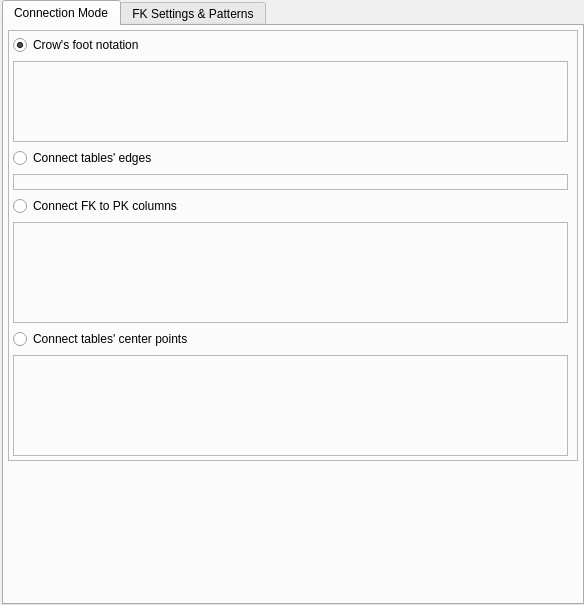
<?xml version="1.0" encoding="UTF-8"?>
<ui version="4.0">
 <class>RelationshipConfigWidget</class>
 <widget class="QWidget" name="RelationshipConfigWidget">
  <property name="geometry">
   <rect>
    <x>0</x>
    <y>0</y>
    <width>584</width>
    <height>605</height>
   </rect>
  </property>
  <property name="minimumSize">
   <size>
    <width>577</width>
    <height>410</height>
   </size>
  </property>
  <property name="windowTitle">
   <string>Form</string>
  </property>
  <layout class="QVBoxLayout" name="verticalLayout_3">
   <property name="spacing">
    <number>8</number>
   </property>
   <property name="leftMargin">
    <number>2</number>
   </property>
   <property name="topMargin">
    <number>0</number>
   </property>
   <property name="rightMargin">
    <number>0</number>
   </property>
   <property name="bottomMargin">
    <number>0</number>
   </property>
   <item>
    <widget class="QTabWidget" name="settings_twg">
     <property name="currentIndex">
      <number>0</number>
     </property>
     <widget class="QWidget" name="tab">
      <attribute name="title">
       <string>Connection Mode</string>
      </attribute>
      <layout class="QGridLayout" name="gridLayout_3">
       <property name="leftMargin">
        <number>4</number>
       </property>
       <property name="topMargin">
        <number>4</number>
       </property>
       <property name="rightMargin">
        <number>4</number>
       </property>
       <property name="bottomMargin">
        <number>4</number>
       </property>
       <item row="0" column="0">
        <widget class="QFrame" name="frame">
         <property name="sizePolicy">
          <sizepolicy hsizetype="Expanding" vsizetype="Preferred">
           <horstretch>0</horstretch>
           <verstretch>0</verstretch>
          </sizepolicy>
         </property>
         <property name="frameShape">
          <enum>QFrame::StyledPanel</enum>
         </property>
         <layout class="QVBoxLayout" name="verticalLayout">
          <property name="leftMargin">
           <number>4</number>
          </property>
          <property name="topMargin">
           <number>4</number>
          </property>
          <property name="rightMargin">
           <number>4</number>
          </property>
          <property name="bottomMargin">
           <number>4</number>
          </property>
          <item>
           <layout class="QGridLayout" name="gridLayout_6">
            <item row="1" column="0" colspan="2">
             <widget class="QLabel" name="crows_foot_lbl">
              <property name="enabled">
               <bool>true</bool>
              </property>
              <property name="sizePolicy">
               <sizepolicy hsizetype="Fixed" vsizetype="Fixed">
                <horstretch>0</horstretch>
                <verstretch>0</verstretch>
               </sizepolicy>
              </property>
              <property name="minimumSize">
               <size>
                <width>555</width>
                <height>81</height>
               </size>
              </property>
              <property name="maximumSize">
               <size>
                <width>555</width>
                <height>81</height>
               </size>
              </property>
              <property name="frameShape">
               <enum>QFrame::StyledPanel</enum>
              </property>
              <property name="frameShadow">
               <enum>QFrame::Sunken</enum>
              </property>
              <property name="text">
               <string/>
              </property>
              <property name="textFormat">
               <enum>Qt::PlainText</enum>
              </property>
              <property name="pixmap">
               <pixmap resource="../res/resources.qrc">:/images/images/crows_foot_notation.png</pixmap>
              </property>
              <property name="textInteractionFlags">
               <set>Qt::NoTextInteraction</set>
              </property>
             </widget>
            </item>
            <item row="0" column="0" colspan="2">
             <widget class="QRadioButton" name="crows_foot_rb">
              <property name="sizePolicy">
               <sizepolicy hsizetype="Expanding" vsizetype="Fixed">
                <horstretch>0</horstretch>
                <verstretch>0</verstretch>
               </sizepolicy>
              </property>
              <property name="toolTip">
               <string>&lt;p&gt;This mode renders the relationships in crow's foot notation which has a better semantics and readability. It also determines the optimal point where the relationship is connected on the tables' edges taking their position into account.&lt;/p&gt;</string>
              </property>
              <property name="statusTip">
               <string/>
              </property>
              <property name="text">
               <string>Crow's foot notation</string>
              </property>
              <property name="checked">
               <bool>true</bool>
              </property>
              <property name="autoRepeat">
               <bool>true</bool>
              </property>
              <property name="autoExclusive">
               <bool>true</bool>
              </property>
             </widget>
            </item>
           </layout>
          </item>
          <item>
           <layout class="QGridLayout" name="gridLayout_7">
            <item row="1" column="0" colspan="3">
             <widget class="QLabel" name="conn_tab_edges_lbl">
              <property name="enabled">
               <bool>false</bool>
              </property>
              <property name="sizePolicy">
               <sizepolicy hsizetype="Fixed" vsizetype="Fixed">
                <horstretch>0</horstretch>
                <verstretch>0</verstretch>
               </sizepolicy>
              </property>
              <property name="minimumSize">
               <size>
                <width>0</width>
                <height>0</height>
               </size>
              </property>
              <property name="maximumSize">
               <size>
                <width>555</width>
                <height>16777215</height>
               </size>
              </property>
              <property name="frameShape">
               <enum>QFrame::StyledPanel</enum>
              </property>
              <property name="frameShadow">
               <enum>QFrame::Sunken</enum>
              </property>
              <property name="text">
               <string/>
              </property>
              <property name="textFormat">
               <enum>Qt::PlainText</enum>
              </property>
              <property name="pixmap">
               <pixmap resource="../res/resources.qrc">:/images/images/rel_tab_edges.png</pixmap>
              </property>
              <property name="textInteractionFlags">
               <set>Qt::NoTextInteraction</set>
              </property>
             </widget>
            </item>
            <item row="0" column="0" colspan="3">
             <widget class="QRadioButton" name="tab_edges_rb">
              <property name="sizePolicy">
               <sizepolicy hsizetype="Expanding" vsizetype="Fixed">
                <horstretch>0</horstretch>
                <verstretch>0</verstretch>
               </sizepolicy>
              </property>
              <property name="toolTip">
               <string>&lt;p&gt;This mode determines the optimal point where the relationship is connected on the tables' edges taking their position into account. It implies the usage of the classical ER notation.&lt;/p&gt;</string>
              </property>
              <property name="statusTip">
               <string/>
              </property>
              <property name="text">
               <string>Connect tables' edges</string>
              </property>
              <property name="autoRepeat">
               <bool>true</bool>
              </property>
             </widget>
            </item>
           </layout>
          </item>
          <item>
           <layout class="QGridLayout" name="gridLayout">
            <item row="1" column="0" colspan="3">
             <widget class="QLabel" name="conn_fk_pk_lbl">
              <property name="enabled">
               <bool>false</bool>
              </property>
              <property name="sizePolicy">
               <sizepolicy hsizetype="Fixed" vsizetype="Fixed">
                <horstretch>0</horstretch>
                <verstretch>0</verstretch>
               </sizepolicy>
              </property>
              <property name="minimumSize">
               <size>
                <width>0</width>
                <height>101</height>
               </size>
              </property>
              <property name="maximumSize">
               <size>
                <width>555</width>
                <height>101</height>
               </size>
              </property>
              <property name="frameShape">
               <enum>QFrame::StyledPanel</enum>
              </property>
              <property name="frameShadow">
               <enum>QFrame::Sunken</enum>
              </property>
              <property name="text">
               <string/>
              </property>
              <property name="textFormat">
               <enum>Qt::PlainText</enum>
              </property>
              <property name="pixmap">
               <pixmap resource="../res/resources.qrc">:/images/images/rel_fk_to_pk.png</pixmap>
              </property>
              <property name="textInteractionFlags">
               <set>Qt::NoTextInteraction</set>
              </property>
             </widget>
            </item>
            <item row="0" column="0" colspan="3">
             <widget class="QRadioButton" name="fk_to_pk_rb">
              <property name="sizePolicy">
               <sizepolicy hsizetype="Expanding" vsizetype="Fixed">
                <horstretch>0</horstretch>
                <verstretch>0</verstretch>
               </sizepolicy>
              </property>
              <property name="toolTip">
               <string>This mode is available only for &lt;strong&gt;one-to-one&lt;/strong&gt;, &lt;strong&gt;one-to-many&lt;/strong&gt; and &lt;strong&gt;fk relationships&lt;/strong&gt; but provides a better semantics when linking tables by placing the lines on the exact point where the relationship occurs. It implies the usage of the classical ER notation.</string>
              </property>
              <property name="statusTip">
               <string/>
              </property>
              <property name="text">
               <string>Connect FK to PK columns</string>
              </property>
              <property name="checked">
               <bool>false</bool>
              </property>
              <property name="autoRepeat">
               <bool>true</bool>
              </property>
             </widget>
            </item>
           </layout>
          </item>
          <item>
           <layout class="QGridLayout" name="gridLayout_4">
            <item row="1" column="0" colspan="3">
             <widget class="QLabel" name="conn_cnt_pnts_lbl">
              <property name="enabled">
               <bool>false</bool>
              </property>
              <property name="sizePolicy">
               <sizepolicy hsizetype="Fixed" vsizetype="Fixed">
                <horstretch>0</horstretch>
                <verstretch>0</verstretch>
               </sizepolicy>
              </property>
              <property name="minimumSize">
               <size>
                <width>0</width>
                <height>101</height>
               </size>
              </property>
              <property name="maximumSize">
               <size>
                <width>555</width>
                <height>101</height>
               </size>
              </property>
              <property name="frameShape">
               <enum>QFrame::StyledPanel</enum>
              </property>
              <property name="frameShadow">
               <enum>QFrame::Sunken</enum>
              </property>
              <property name="text">
               <string/>
              </property>
              <property name="textFormat">
               <enum>Qt::PlainText</enum>
              </property>
              <property name="pixmap">
               <pixmap resource="../res/resources.qrc">:/images/images/rel_center_pnts.png</pixmap>
              </property>
              <property name="textInteractionFlags">
               <set>Qt::NoTextInteraction</set>
              </property>
             </widget>
            </item>
            <item row="0" column="0" colspan="3">
             <widget class="QRadioButton" name="center_pnts_rb">
              <property name="sizePolicy">
               <sizepolicy hsizetype="Expanding" vsizetype="Fixed">
                <horstretch>0</horstretch>
                <verstretch>0</verstretch>
               </sizepolicy>
              </property>
              <property name="toolTip">
               <string>&lt;p&gt;This mode is the classical one. It connects the relationship to tables through their central points. It implies the usage of the classical ER notation.&lt;/p&gt;</string>
              </property>
              <property name="statusTip">
               <string/>
              </property>
              <property name="text">
               <string>Connect tables' center points</string>
              </property>
              <property name="autoRepeat">
               <bool>true</bool>
              </property>
             </widget>
            </item>
           </layout>
          </item>
         </layout>
        </widget>
       </item>
       <item row="1" column="0">
        <spacer name="verticalSpacer">
         <property name="orientation">
          <enum>Qt::Vertical</enum>
         </property>
         <property name="sizeHint" stdset="0">
          <size>
           <width>20</width>
           <height>40</height>
          </size>
         </property>
        </spacer>
       </item>
      </layout>
     </widget>
     <widget class="QWidget" name="tab_2">
      <attribute name="title">
       <string>FK Settings &amp;&amp; Patterns</string>
      </attribute>
      <layout class="QVBoxLayout" name="verticalLayout_4">
       <property name="leftMargin">
        <number>4</number>
       </property>
       <property name="topMargin">
        <number>4</number>
       </property>
       <property name="rightMargin">
        <number>4</number>
       </property>
       <property name="bottomMargin">
        <number>4</number>
       </property>
       <item>
        <widget class="QGroupBox" name="foreign_key_gb">
         <property name="sizePolicy">
          <sizepolicy hsizetype="Expanding" vsizetype="Fixed">
           <horstretch>0</horstretch>
           <verstretch>0</verstretch>
          </sizepolicy>
         </property>
         <property name="title">
          <string>Foreign key settings</string>
         </property>
         <property name="checkable">
          <bool>false</bool>
         </property>
         <property name="checked">
          <bool>false</bool>
         </property>
         <layout class="QGridLayout" name="gridLayout_2">
          <property name="leftMargin">
           <number>4</number>
          </property>
          <property name="topMargin">
           <number>4</number>
          </property>
          <property name="rightMargin">
           <number>4</number>
          </property>
          <property name="bottomMargin">
           <number>4</number>
          </property>
          <property name="spacing">
           <number>6</number>
          </property>
          <item row="0" column="2">
           <widget class="QLabel" name="deferral_lbl">
            <property name="enabled">
             <bool>false</bool>
            </property>
            <property name="sizePolicy">
             <sizepolicy hsizetype="Preferred" vsizetype="Fixed">
              <horstretch>0</horstretch>
              <verstretch>0</verstretch>
             </sizepolicy>
            </property>
            <property name="minimumSize">
             <size>
              <width>0</width>
              <height>0</height>
             </size>
            </property>
            <property name="maximumSize">
             <size>
              <width>16777215</width>
              <height>16777215</height>
             </size>
            </property>
            <property name="text">
             <string>Deferral:</string>
            </property>
           </widget>
          </item>
          <item row="0" column="0">
           <widget class="QLabel" name="deferrable_lbl">
            <property name="sizePolicy">
             <sizepolicy hsizetype="Preferred" vsizetype="Fixed">
              <horstretch>0</horstretch>
              <verstretch>0</verstretch>
             </sizepolicy>
            </property>
            <property name="minimumSize">
             <size>
              <width>90</width>
              <height>0</height>
             </size>
            </property>
            <property name="maximumSize">
             <size>
              <width>90</width>
              <height>16777215</height>
             </size>
            </property>
            <property name="text">
             <string>Deferrable:</string>
            </property>
           </widget>
          </item>
          <item row="0" column="1">
           <widget class="QCheckBox" name="deferrable_chk">
            <property name="sizePolicy">
             <sizepolicy hsizetype="Expanding" vsizetype="Fixed">
              <horstretch>0</horstretch>
              <verstretch>0</verstretch>
             </sizepolicy>
            </property>
            <property name="minimumSize">
             <size>
              <width>0</width>
              <height>0</height>
             </size>
            </property>
            <property name="maximumSize">
             <size>
              <width>16777215</width>
              <height>16777215</height>
             </size>
            </property>
            <property name="text">
             <string/>
            </property>
           </widget>
          </item>
          <item row="0" column="3">
           <widget class="QComboBox" name="deferral_cmb">
            <property name="enabled">
             <bool>false</bool>
            </property>
            <property name="sizePolicy">
             <sizepolicy hsizetype="Expanding" vsizetype="Fixed">
              <horstretch>0</horstretch>
              <verstretch>0</verstretch>
             </sizepolicy>
            </property>
            <property name="minimumSize">
             <size>
              <width>0</width>
              <height>0</height>
             </size>
            </property>
            <property name="maximumSize">
             <size>
              <width>16777215</width>
              <height>16777215</height>
             </size>
            </property>
            <property name="sizeAdjustPolicy">
             <enum>QComboBox::AdjustToContents</enum>
            </property>
           </widget>
          </item>
          <item row="1" column="0">
           <widget class="QLabel" name="on_delete_lbl">
            <property name="text">
             <string>ON DELETE:</string>
            </property>
           </widget>
          </item>
          <item row="1" column="3">
           <widget class="QComboBox" name="upd_action_cmb"/>
          </item>
          <item row="1" column="1">
           <widget class="QComboBox" name="del_action_cmb"/>
          </item>
          <item row="1" column="2">
           <widget class="QLabel" name="on_update_lbl">
            <property name="text">
             <string>ON UPDATE:</string>
            </property>
           </widget>
          </item>
         </layout>
        </widget>
       </item>
       <item>
        <widget class="QGroupBox" name="name_patterns_grp">
         <property name="sizePolicy">
          <sizepolicy hsizetype="Expanding" vsizetype="Fixed">
           <horstretch>0</horstretch>
           <verstretch>0</verstretch>
          </sizepolicy>
         </property>
         <property name="font">
          <font>
           <italic>false</italic>
          </font>
         </property>
         <property name="title">
          <string>Name patterns</string>
         </property>
         <property name="checkable">
          <bool>false</bool>
         </property>
         <layout class="QGridLayout" name="gridLayout_5">
          <property name="leftMargin">
           <number>4</number>
          </property>
          <property name="topMargin">
           <number>4</number>
          </property>
          <property name="rightMargin">
           <number>4</number>
          </property>
          <property name="bottomMargin">
           <number>4</number>
          </property>
          <item row="2" column="0">
           <widget class="QLabel" name="src_fk_pattern_lbl">
            <property name="toolTip">
             <string>Pattern for foreign key generated based upon reference table's pk (1-1 and 1-n) or based upon source table's pk (n-n).</string>
            </property>
            <property name="text">
             <string>Foreign Key (Source):</string>
            </property>
           </widget>
          </item>
          <item row="0" column="0">
           <widget class="QLabel" name="label">
            <property name="text">
             <string>Relationship type:</string>
            </property>
           </widget>
          </item>
          <item row="1" column="2">
           <widget class="QLabel" name="dst_col_pattern_lbl">
            <property name="toolTip">
             <string>Pattern for columns generated based upon target table's pk (n-n).</string>
            </property>
            <property name="text">
             <string>Column (Target):</string>
            </property>
           </widget>
          </item>
          <item row="0" column="1">
           <widget class="QComboBox" name="rel_type_cmb"/>
          </item>
          <item row="1" column="0">
           <widget class="QLabel" name="src_col_pattern_lbl">
            <property name="toolTip">
             <string>Pattern for columns generated based upon reference table's pk (1-1 and 1-n) or based upon source table's pk (n-n).</string>
            </property>
            <property name="text">
             <string>Column (Source):</string>
            </property>
           </widget>
          </item>
          <item row="2" column="2">
           <widget class="QLabel" name="dst_fk_pattern_lbl">
            <property name="toolTip">
             <string>Pattern for foreign key generated based upon target table's pk (n-n).</string>
            </property>
            <property name="text">
             <string>Foreign Key (Target):</string>
            </property>
           </widget>
          </item>
          <item row="3" column="2">
           <widget class="QLabel" name="uq_pattern_lbl">
            <property name="toolTip">
             <string>Pattern for unique key generated by the relationship.</string>
            </property>
            <property name="text">
             <string>Unique Key Name:</string>
            </property>
           </widget>
          </item>
          <item row="3" column="0">
           <widget class="QLabel" name="pk_pattern_lbl">
            <property name="toolTip">
             <string>Pattern for primary key generated by identifier relationship.</string>
            </property>
            <property name="text">
             <string>Primary Key Name:</string>
            </property>
           </widget>
          </item>
          <item row="4" column="0">
           <widget class="QLabel" name="pk_col_pattern_lbl">
            <property name="toolTip">
             <string>Pattern for primary key generated by identifier relationship.</string>
            </property>
            <property name="text">
             <string>Primary Key Column:</string>
            </property>
           </widget>
          </item>
          <item row="1" column="1">
           <widget class="QPlainTextEdit" name="src_col_pattern_txt">
            <property name="sizePolicy">
             <sizepolicy hsizetype="Expanding" vsizetype="Fixed">
              <horstretch>0</horstretch>
              <verstretch>0</verstretch>
             </sizepolicy>
            </property>
            <property name="minimumSize">
             <size>
              <width>0</width>
              <height>0</height>
             </size>
            </property>
            <property name="maximumSize">
             <size>
              <width>16777215</width>
              <height>16777215</height>
             </size>
            </property>
            <property name="verticalScrollBarPolicy">
             <enum>Qt::ScrollBarAlwaysOff</enum>
            </property>
            <property name="horizontalScrollBarPolicy">
             <enum>Qt::ScrollBarAlwaysOff</enum>
            </property>
           </widget>
          </item>
          <item row="2" column="1">
           <widget class="QPlainTextEdit" name="src_fk_pattern_txt">
            <property name="sizePolicy">
             <sizepolicy hsizetype="Expanding" vsizetype="Fixed">
              <horstretch>0</horstretch>
              <verstretch>0</verstretch>
             </sizepolicy>
            </property>
            <property name="minimumSize">
             <size>
              <width>0</width>
              <height>0</height>
             </size>
            </property>
            <property name="maximumSize">
             <size>
              <width>16777215</width>
              <height>16777215</height>
             </size>
            </property>
            <property name="verticalScrollBarPolicy">
             <enum>Qt::ScrollBarAlwaysOff</enum>
            </property>
            <property name="horizontalScrollBarPolicy">
             <enum>Qt::ScrollBarAlwaysOff</enum>
            </property>
           </widget>
          </item>
          <item row="3" column="1">
           <widget class="QPlainTextEdit" name="pk_pattern_txt">
            <property name="sizePolicy">
             <sizepolicy hsizetype="Expanding" vsizetype="Fixed">
              <horstretch>0</horstretch>
              <verstretch>0</verstretch>
             </sizepolicy>
            </property>
            <property name="minimumSize">
             <size>
              <width>0</width>
              <height>0</height>
             </size>
            </property>
            <property name="maximumSize">
             <size>
              <width>16777215</width>
              <height>16777215</height>
             </size>
            </property>
            <property name="verticalScrollBarPolicy">
             <enum>Qt::ScrollBarAlwaysOff</enum>
            </property>
            <property name="horizontalScrollBarPolicy">
             <enum>Qt::ScrollBarAlwaysOff</enum>
            </property>
           </widget>
          </item>
          <item row="4" column="1">
           <widget class="QPlainTextEdit" name="pk_col_pattern_txt">
            <property name="sizePolicy">
             <sizepolicy hsizetype="Expanding" vsizetype="Fixed">
              <horstretch>0</horstretch>
              <verstretch>0</verstretch>
             </sizepolicy>
            </property>
            <property name="minimumSize">
             <size>
              <width>0</width>
              <height>0</height>
             </size>
            </property>
            <property name="maximumSize">
             <size>
              <width>16777215</width>
              <height>16777215</height>
             </size>
            </property>
            <property name="verticalScrollBarPolicy">
             <enum>Qt::ScrollBarAlwaysOff</enum>
            </property>
            <property name="horizontalScrollBarPolicy">
             <enum>Qt::ScrollBarAlwaysOff</enum>
            </property>
           </widget>
          </item>
          <item row="1" column="3">
           <widget class="QPlainTextEdit" name="dst_col_pattern_txt">
            <property name="sizePolicy">
             <sizepolicy hsizetype="Expanding" vsizetype="Fixed">
              <horstretch>0</horstretch>
              <verstretch>0</verstretch>
             </sizepolicy>
            </property>
            <property name="minimumSize">
             <size>
              <width>0</width>
              <height>0</height>
             </size>
            </property>
            <property name="maximumSize">
             <size>
              <width>16777215</width>
              <height>16777215</height>
             </size>
            </property>
            <property name="verticalScrollBarPolicy">
             <enum>Qt::ScrollBarAlwaysOff</enum>
            </property>
            <property name="horizontalScrollBarPolicy">
             <enum>Qt::ScrollBarAlwaysOff</enum>
            </property>
           </widget>
          </item>
          <item row="2" column="3">
           <widget class="QPlainTextEdit" name="dst_fk_pattern_txt">
            <property name="sizePolicy">
             <sizepolicy hsizetype="Expanding" vsizetype="Fixed">
              <horstretch>0</horstretch>
              <verstretch>0</verstretch>
             </sizepolicy>
            </property>
            <property name="minimumSize">
             <size>
              <width>0</width>
              <height>0</height>
             </size>
            </property>
            <property name="maximumSize">
             <size>
              <width>16777215</width>
              <height>16777215</height>
             </size>
            </property>
            <property name="verticalScrollBarPolicy">
             <enum>Qt::ScrollBarAlwaysOff</enum>
            </property>
            <property name="horizontalScrollBarPolicy">
             <enum>Qt::ScrollBarAlwaysOff</enum>
            </property>
           </widget>
          </item>
          <item row="3" column="3">
           <widget class="QPlainTextEdit" name="uq_pattern_txt">
            <property name="sizePolicy">
             <sizepolicy hsizetype="Expanding" vsizetype="Fixed">
              <horstretch>0</horstretch>
              <verstretch>0</verstretch>
             </sizepolicy>
            </property>
            <property name="minimumSize">
             <size>
              <width>0</width>
              <height>0</height>
             </size>
            </property>
            <property name="maximumSize">
             <size>
              <width>16777215</width>
              <height>16777215</height>
             </size>
            </property>
            <property name="verticalScrollBarPolicy">
             <enum>Qt::ScrollBarAlwaysOff</enum>
            </property>
            <property name="horizontalScrollBarPolicy">
             <enum>Qt::ScrollBarAlwaysOff</enum>
            </property>
           </widget>
          </item>
         </layout>
        </widget>
       </item>
       <item>
        <spacer name="verticalSpacer_3">
         <property name="orientation">
          <enum>Qt::Vertical</enum>
         </property>
         <property name="sizeHint" stdset="0">
          <size>
           <width>20</width>
           <height>132</height>
          </size>
         </property>
        </spacer>
       </item>
      </layout>
     </widget>
    </widget>
   </item>
  </layout>
 </widget>
 <tabstops>
  <tabstop>settings_twg</tabstop>
  <tabstop>deferrable_chk</tabstop>
  <tabstop>deferral_cmb</tabstop>
  <tabstop>del_action_cmb</tabstop>
  <tabstop>upd_action_cmb</tabstop>
  <tabstop>rel_type_cmb</tabstop>
  <tabstop>src_col_pattern_txt</tabstop>
  <tabstop>dst_col_pattern_txt</tabstop>
  <tabstop>src_fk_pattern_txt</tabstop>
  <tabstop>dst_fk_pattern_txt</tabstop>
  <tabstop>pk_pattern_txt</tabstop>
  <tabstop>uq_pattern_txt</tabstop>
  <tabstop>pk_col_pattern_txt</tabstop>
 </tabstops>
 <resources>
  <include location="../res/resources.qrc"/>
 </resources>
 <connections/>
</ui>
